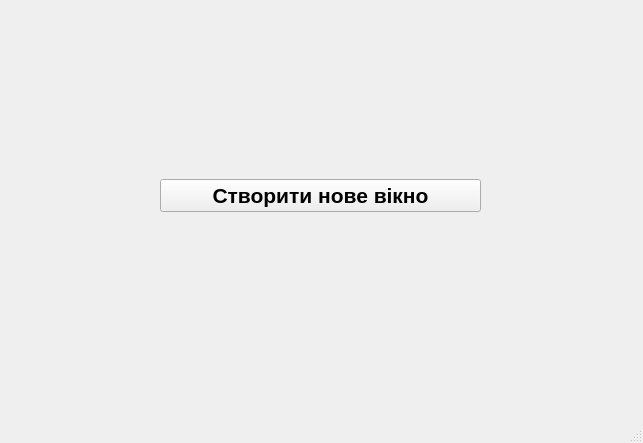
<?xml version="1.0" encoding="UTF-8"?>
<ui version="4.0">
 <class>MainWindow</class>
 <widget class="QMainWindow" name="MainWindow">
  <property name="geometry">
   <rect>
    <x>0</x>
    <y>0</y>
    <width>643</width>
    <height>443</height>
   </rect>
  </property>
  <property name="windowTitle">
   <string>MainWindow</string>
  </property>
  <widget class="QWidget" name="centralwidget">
   <widget class="QWidget" name="gridLayoutWidget">
    <property name="geometry">
     <rect>
      <x>0</x>
      <y>0</y>
      <width>641</width>
      <height>391</height>
     </rect>
    </property>
    <layout class="QGridLayout" name="gridLayout">
     <property name="leftMargin">
      <number>160</number>
     </property>
     <property name="rightMargin">
      <number>160</number>
     </property>
     <item row="0" column="0">
      <widget class="QPushButton" name="pushButton">
       <property name="font">
        <font>
         <pointsize>16</pointsize>
         <bold>true</bold>
        </font>
       </property>
       <property name="cursor">
        <cursorShape>UpArrowCursor</cursorShape>
       </property>
       <property name="text">
        <string>Створити нове вікно</string>
       </property>
      </widget>
     </item>
    </layout>
   </widget>
  </widget>
  <widget class="QMenuBar" name="menubar">
   <property name="geometry">
    <rect>
     <x>0</x>
     <y>0</y>
     <width>643</width>
     <height>26</height>
    </rect>
   </property>
  </widget>
  <widget class="QStatusBar" name="statusbar"/>
 </widget>
 <resources/>
 <connections/>
</ui>
